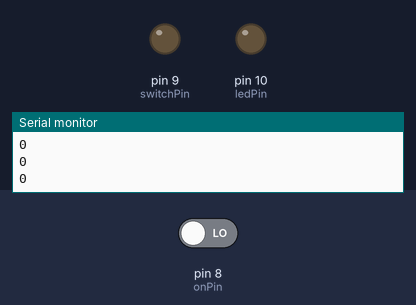
Simulated run of this sketch. Board: Arduino Uno, built with avr-gcc and run on an emulated ATmega328P. Shown: output pins drawn as LEDs (lit = HIGH), the last lines printed to the serial monitor. Inputs (shaded band) come from the test bench; at power-on: pin 8 (onPin) LOW.

Above: at 2.8 s.
2.9 s: pin 8 (onPin) driven HIGH
At 3.3 s:
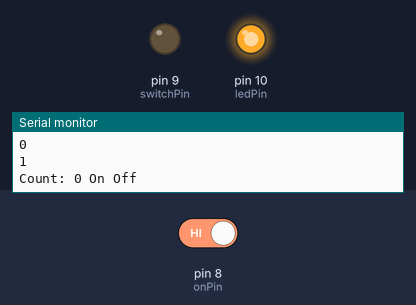
Timing chart, 0 to 5.9 s (numbered marks = the images above; inputs shaded):
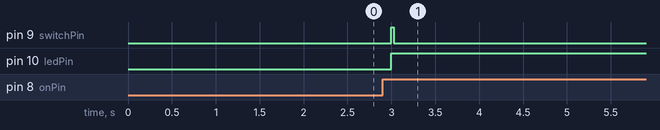

The sketch:

Sonicator.ino
```cpp
//int offPin = 7;
int onPin = 8;
int switchPin = 9;
int ledPin = 10;
int state = 0;
int sonicatorCycleTime = 240; //seconds

void setup() {
  Serial.begin(9600);
//  pinMode(offPin, INPUT);
  pinMode(onPin, INPUT);
  pinMode(switchPin, OUTPUT);
  digitalWrite(switchPin, LOW);
  pinMode(ledPin, OUTPUT);
  digitalWrite(ledPin, LOW);
}

void loop() {
  state = digitalRead(onPin);
  Serial.println(state);

  if(state == 1){
    digitalWrite(ledPin, HIGH);
    for(int i = 0; i < 96; i++){
      Serial.print("Count: ");
      Serial.print(i);
      digitalWrite(switchPin, HIGH);
      Serial.print(" On");
      delay(25);
      digitalWrite(switchPin, LOW);
      Serial.println(" Off");
      for(int j = 0; j < 1000; j++){
        delay(sonicatorCycleTime);
      }
      Serial.print("Ready for next cycle");
    }
    digitalWrite(ledPin, LOW);
    state = 0;
  }
  delay(1000);
}
```

Measured:
- after the input at 2.9 s, pin 9 (switchPin): LOW → HIGH after 0.10 s, → LOW 0.03 s later; pin 10 (ledPin): LOW → HIGH after 0.10 s
